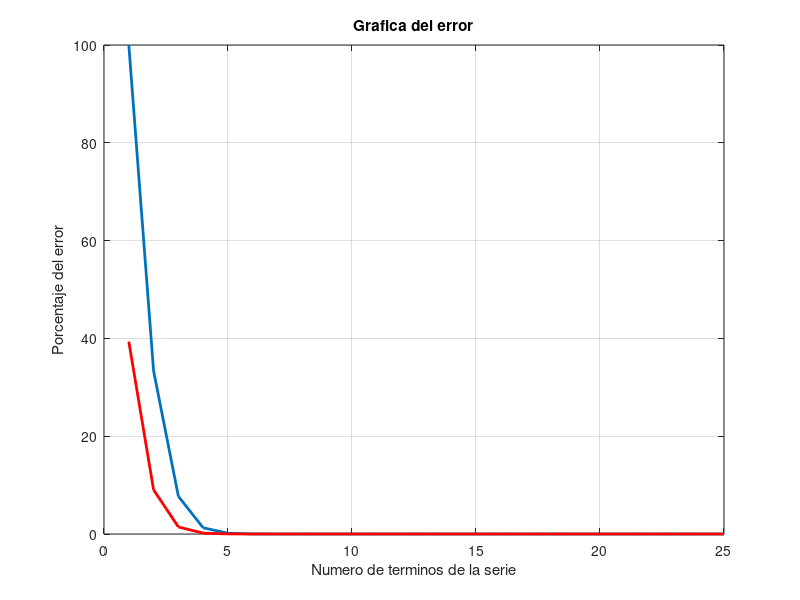

MATLAB code to generate this figure:
% Este programa realiza la aproximación de la funcion e^x  
%mediante su serie de Maclaurin
%chapra 
% ACM 2022-08-08

%{
clear all;
clc;
close all;

V_v=1.648721271;
x=0.5;
%Primer termino de la serie
e_x=1;
V_a=e_x;
E_v=(abs(V_v-V_a)/V_v)*100
Aact=e_x;
Aant=0;
E_a=(abs(Aact-Aant)/Aact)*100
%2do termino de la serie
e_x=1+x;
V_a=e_x;
E_v=(abs(V_v-V_a)/V_v)*100
Aact=e_x;
Aant=1;
E_a=(abs(Aact-Aant)/Aact)*100
%3er termino de la serie
e_x=1+x+((x^2)/factorial(2));
V_a=e_x;
E_v=(abs(V_v-V_a)/V_v)*100
Aact=e_x;
Aant=1.5;
E_a=(abs(Aact-Aant)/Aact)*100
%}

clear all;
close all;
clc;
tic
% Numero de terminos de la serie
n=25;
% Valor al cual se quiere aproximar la funcion exponencial
x=0.5;
% Valor verdadero
Vv=exp(x);
%Vv=1.648721270700128;
% 1a Aproximacion
Aant=0;
e_x=(x^0)/(factorial(0));
% Aproximacion del valor del termino de la serie
Va=e_x;
Aact=e_x;
Aant=0;
% Error verdadero (Et)-> t = true
Et=abs(((Vv-Va)/Vv)*100);
% Error aproximado (Ea)->  = approximate
Ea=abs(((Aact-Aant)/Aact)*100);
Es=(0.5)*10^(2-n);
for m=1:n-1
    Aant=Va;
    e_x=e_x+(x^m)/(factorial(m));
    Va=e_x;
    Aact=e_x;
    Et_new=abs((Vv-Va)/Vv)*100;
    Et=[Et,Et_new];
    Ea_new=abs((Aact-Aant)/Aact)*100;
    Ea=[Ea,Ea_new];
end
toc
figure;
plot(Ea,'LineWidth',2);
title('Grafica del error');
xlabel('Numero de terminos de la serie');
ylabel('Porcentaje del error');
grid on;
hold on;
plot(Et,'r','LineWidth',2);
 %colocar etiqueta a cada cosa hacerlo en python
e_x
Vv

